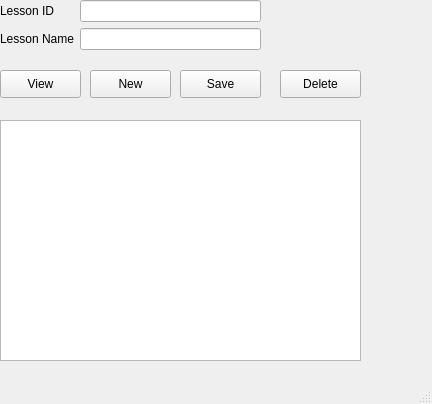
<?xml version="1.0" encoding="UTF-8"?>
<ui version="4.0">
 <class>MainWindow</class>
 <widget class="QMainWindow" name="MainWindow">
  <property name="geometry">
   <rect>
    <x>0</x>
    <y>0</y>
    <width>432</width>
    <height>404</height>
   </rect>
  </property>
  <property name="windowTitle">
   <string>MainWindow</string>
  </property>
  <widget class="QWidget" name="centralwidget">
   <widget class="QWidget" name="formLayoutWidget">
    <property name="geometry">
     <rect>
      <x>0</x>
      <y>0</y>
      <width>261</width>
      <height>61</height>
     </rect>
    </property>
    <layout class="QFormLayout" name="formLayout">
     <item row="0" column="0">
      <widget class="QLabel" name="label">
       <property name="text">
        <string>Lesson ID</string>
       </property>
      </widget>
     </item>
     <item row="0" column="1">
      <widget class="QLineEdit" name="txt_lessonid"/>
     </item>
     <item row="1" column="0">
      <widget class="QLabel" name="label_2">
       <property name="text">
        <string>Lesson Name</string>
       </property>
      </widget>
     </item>
     <item row="1" column="1">
      <widget class="QLineEdit" name="txt_lessonname"/>
     </item>
    </layout>
   </widget>
   <widget class="QPushButton" name="btn_new">
    <property name="geometry">
     <rect>
      <x>90</x>
      <y>70</y>
      <width>81</width>
      <height>28</height>
     </rect>
    </property>
    <property name="text">
     <string>New</string>
    </property>
   </widget>
   <widget class="QPushButton" name="btn_view">
    <property name="geometry">
     <rect>
      <x>0</x>
      <y>70</y>
      <width>81</width>
      <height>28</height>
     </rect>
    </property>
    <property name="text">
     <string>View</string>
    </property>
   </widget>
   <widget class="QPushButton" name="btn_delete">
    <property name="geometry">
     <rect>
      <x>280</x>
      <y>70</y>
      <width>81</width>
      <height>28</height>
     </rect>
    </property>
    <property name="text">
     <string>Delete</string>
    </property>
   </widget>
   <widget class="QTableWidget" name="tbl_lessons">
    <property name="geometry">
     <rect>
      <x>0</x>
      <y>120</y>
      <width>361</width>
      <height>241</height>
     </rect>
    </property>
   </widget>
   <widget class="QPushButton" name="btn_save">
    <property name="geometry">
     <rect>
      <x>180</x>
      <y>70</y>
      <width>81</width>
      <height>28</height>
     </rect>
    </property>
    <property name="text">
     <string>Save</string>
    </property>
   </widget>
  </widget>
  <widget class="QMenuBar" name="menubar">
   <property name="geometry">
    <rect>
     <x>0</x>
     <y>0</y>
     <width>432</width>
     <height>26</height>
    </rect>
   </property>
  </widget>
  <widget class="QStatusBar" name="statusbar"/>
 </widget>
 <resources/>
 <connections/>
</ui>
